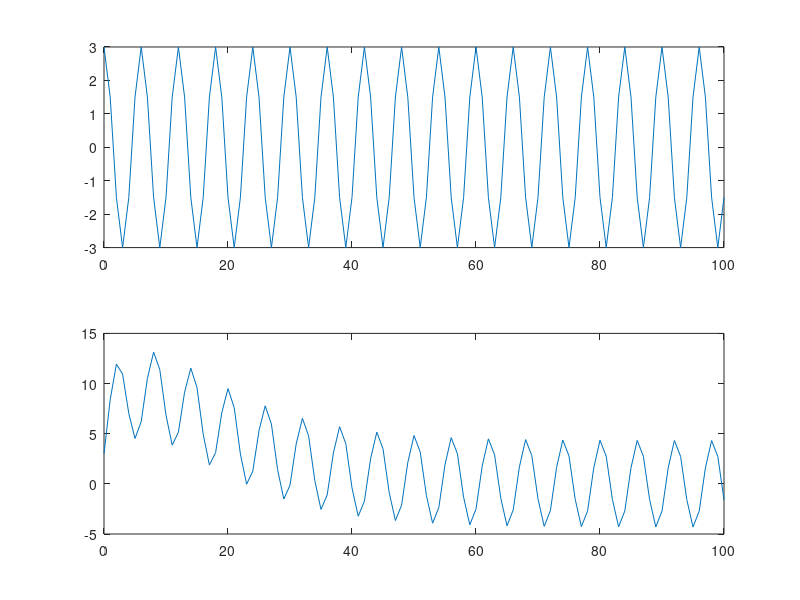

Source code (MATLAB):
% example 1 

clc;
clear all;
close all;

b = [1 0.5];
a = [1 -1.8 0.81]

[r p k] = residuez(b,a); 
disp(['r =' num2str(r')]); 
disp(['p =' num2str(p')]); 
disp(['k =' num2str(k')]);

%pole zero plot
[z p k] = tf2zp(b,a);
disp('Zeros at'); disp(z);
disp('Poles at'); disp(p);
disp("gain Constant is");disp(k);
zplane(b,a);


%freq response

N = 512
[h w] = freqz(b, a ,N)
subplot(211),plot(w,abs(h)),title("magnitude response");
xlabel("Freq in Radians"),ylabel("Amplitude");

subplot(212),plot(w,angle(h)),title("Phase Response");
xlabel("Freq in Radians"),ylabel("Phase in radians");

%unit impulse response of the system
L = 30;
[y n] = impz(b, a, L);
stem(y), title("Impuse Response, h[n]");grid on;
xlabel('sample number');ylabel("Amplitude");

%output of sys for input x(n)
n = 0:100;
u = [n>=0];
x = 3*cos(n*pi/3).*u;
y = filter(b,a,x)
subplot(211),plot(n,x);
subplot(212),plot(n,y);
